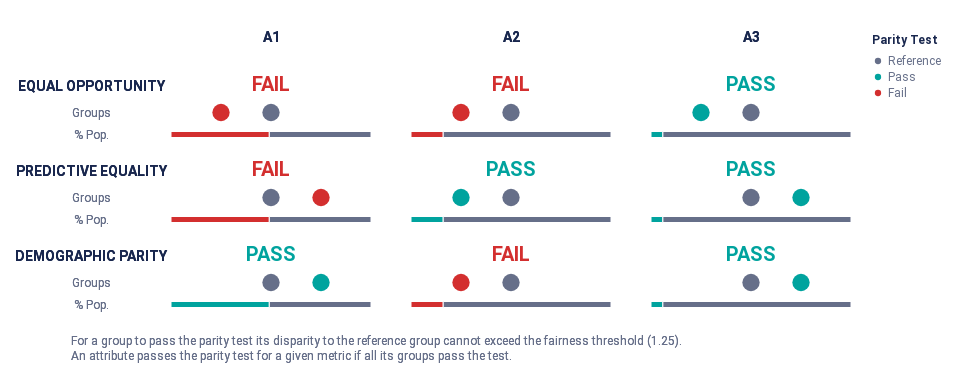

Notebook code cell kept with this figure:
### Code cell
audit_severe_undersampling.summary_plot(["tpr", "fpr", "pprev"])
